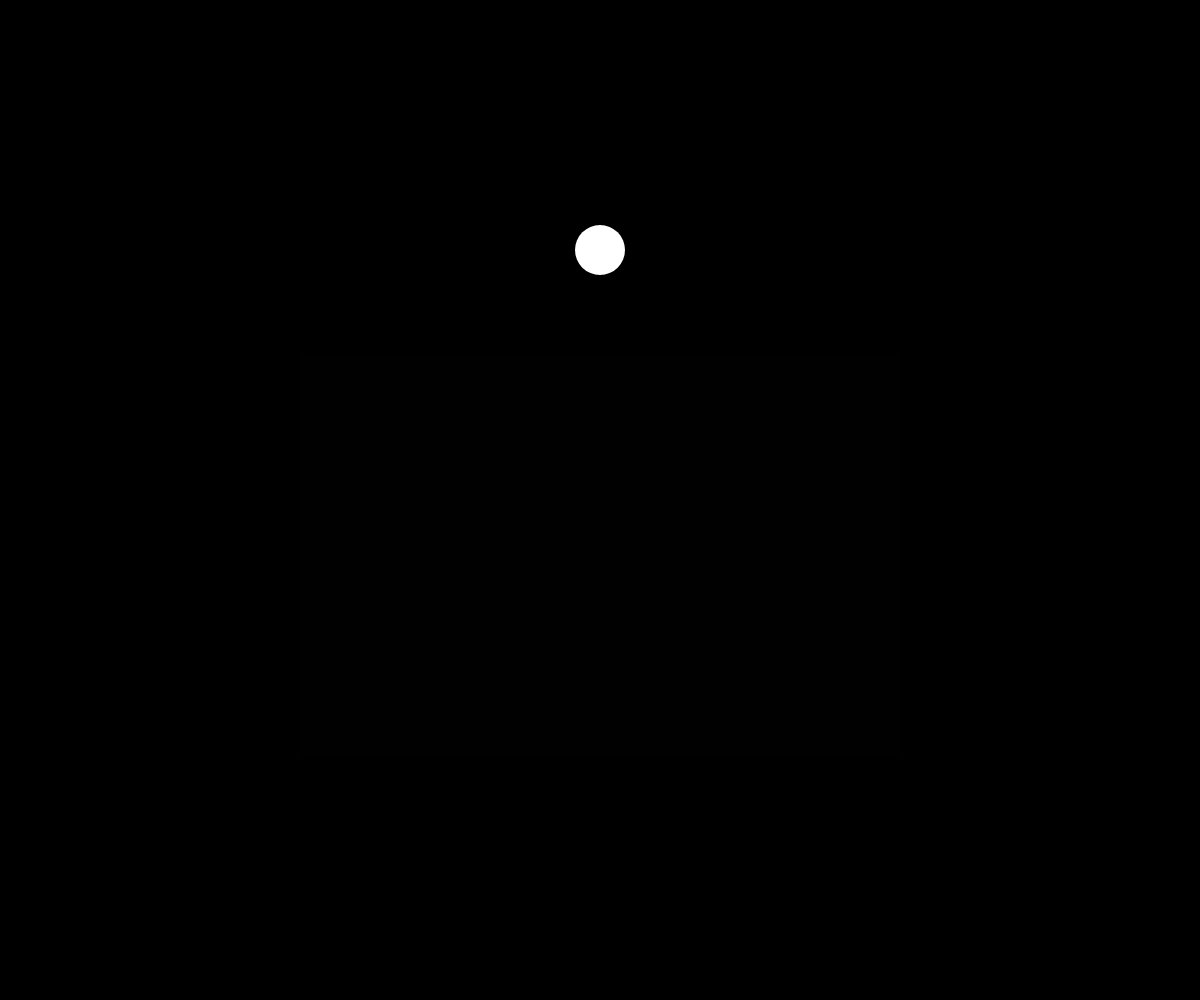
Frame 1 (no input)
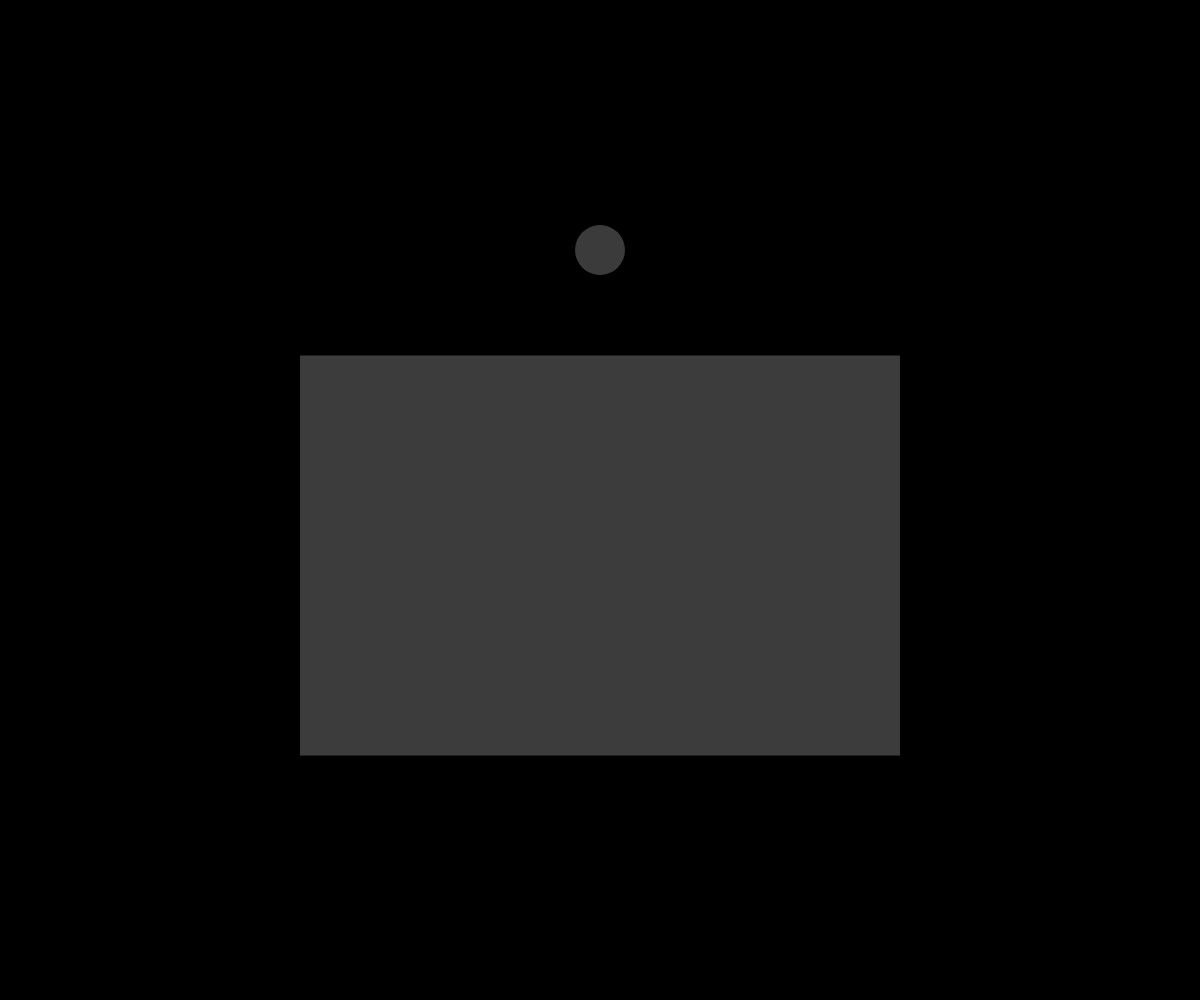
Frame 60 (no input)
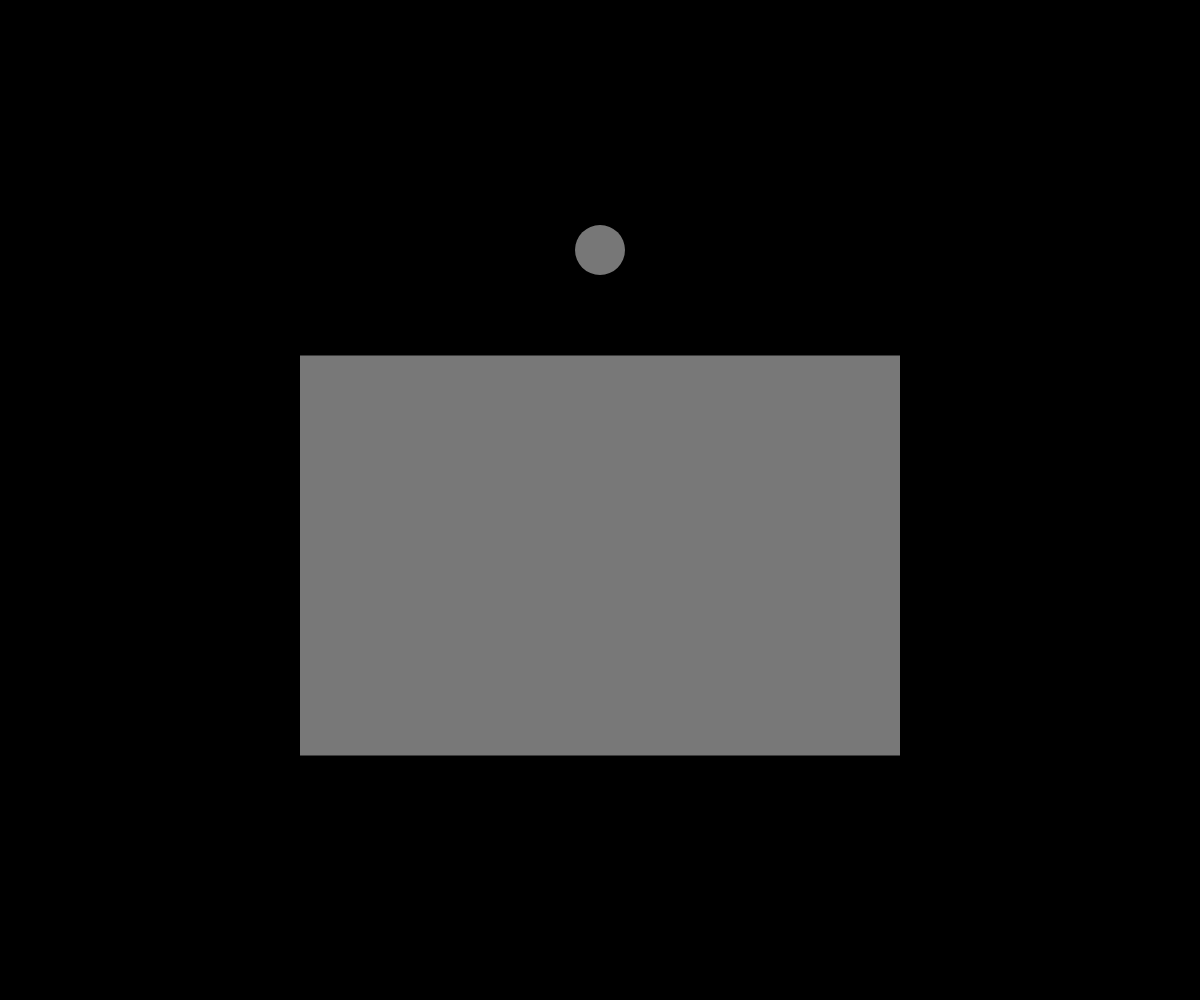
Frame 120 (the mouse pressed at the canvas centre since frame 60)

The p5.js sketch that drew these frames (run headless with seeded random() and noise() and a simulated clock; from frame 60 on, the mouse is pressed at the canvas centre):

// p5.js sketch
// ── sketch.js
// Fade Demo
// Evan Ewen
// February 25, 2019

let buttonX, buttonY, buttonSize;
let rectX, rectY, rectW, rectH;
let rectColour = 0;
let fadeIn = false;
let buttonOver = false;

function setup() {
  createCanvas(windowWidth, windowHeight);
  buttonX = width/2;
  buttonY = height/4;
  buttonSize = 50;
  rectX = width/2;
  rectY = height/1.8;
  rectW = width/2;
  rectH = height*0.4;
  ellipseMode(CENTER);
  rectMode(CENTER);
  noStroke();
}

function mousePressed(){
  if (buttonOver) {
    fadeIn = !fadeIn;
  }
}

function draw() {
  print(mouseDistance(mouseX,mouseY,buttonX,buttonY));
  background(0);
  ellipse(buttonX,buttonY, buttonSize, buttonSize);
  if (mouseDistance(mouseX,mouseY,buttonX,buttonY) < buttonSize/2){
    fill(200,200,200);
    buttonOver = true;
  }
  else {
    fill (60,30,30);
    buttonOver = false;
  }
  if (frameCount % 2 ===0){
    rectColour+=2;
  }
  rectColour = frameCount;
  fill(rectColour);
  rect(rectX, rectY, rectW, rectH);
  if (fadeIn){
    rectColour -= 2;
  }
  else {
    rectColour += 2;
  }
  rectColour = constrain(rectColour,0,255);
}

function mouseDistance(X1,Y1, X2,Y2){
  let a = abs(X1 - X2);
  let b = abs(Y1 - Y2);
  let c = sqrt(sq(a)+sq(b));
  return c;
}
